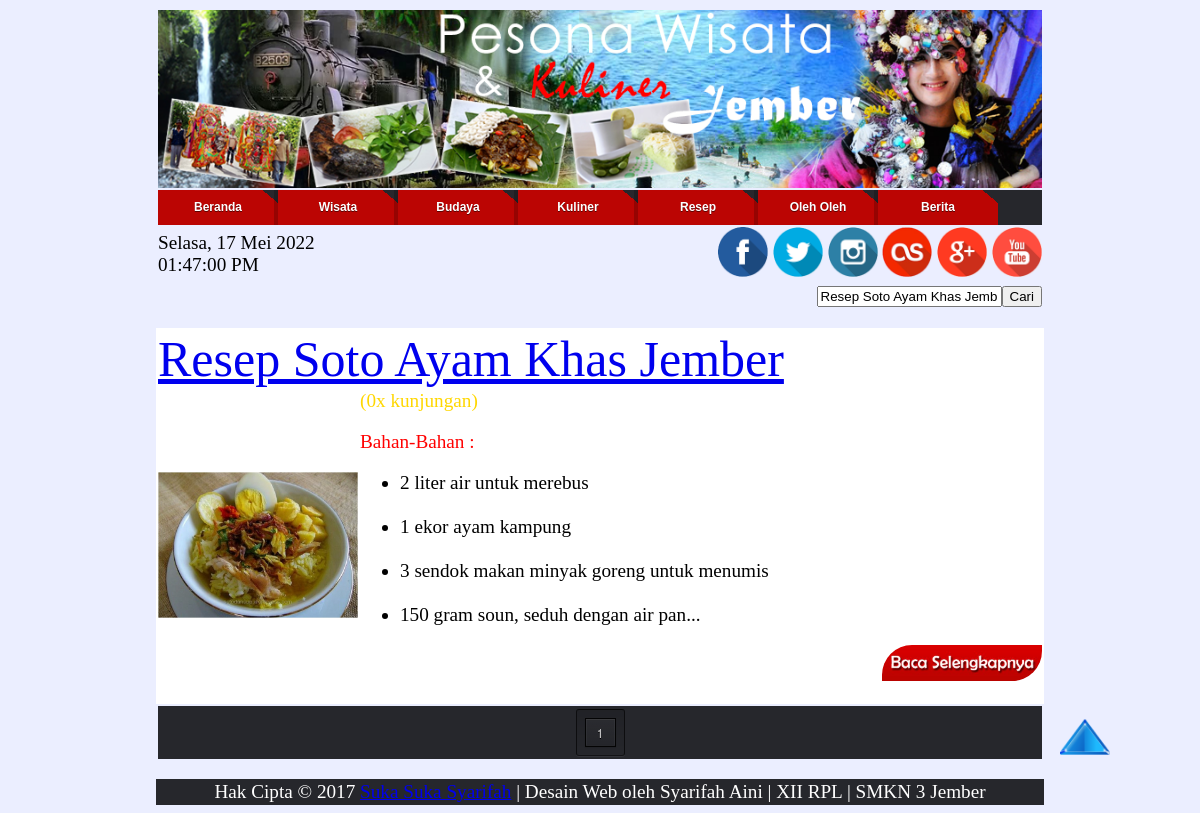
The app's page /pencarianresep.php?cari_teks=Resep Soto Ayam Khas Jember with its own data.
### tables this page shows
CREATE TABLE IF NOT EXISTS `berita` (
  `id_berita` int(11) NOT NULL AUTO_INCREMENT,
  `judul` varchar(40) NOT NULL,
  `tgl_buat` date DEFAULT NULL,
  `tgl_update` date NOT NULL,
  `gambar` varchar(100) NOT NULL,
  `isi` text NOT NULL,
  `kategori` varchar(15) NOT NULL,
  `kunjungan` int(11) NOT NULL,
  PRIMARY KEY (`id_berita`)
);

### pencarianresep.php (the view, shortened to what this page needs)
<html>
<body>
<?php
include "admin/menu.php";
?>
<center>
<table border="0">
	<tr><td colspan="2" align="right"><form method="get" action="pencarianresep.php"><input type="text" name="cari_teks" value="<?php echo $_GET[cari_teks];?>"><input type="submit" name="cari" value="Cari" ></form></td></tr>
</table>
<table border="0" width="1000" bgcolor="white">
<?php
	if($_GET['cari_teks']<>''){
		$cari_teks= $_GET['cari_teks'];
		$per_page = 5;
		$page_query = mysql_query("SELECT COUNT(*) FROM berita where ((judul like '%$cari_teks%') or (isi like '%$cari_teks%')) and kategori='resep'");
		$pages = ceil(mysql_result($page_query, 0) / $per_page);
		$page = (isset($_GET['page'])) ? (int)$_GET['page'] : 1;
		$start = ($page - 1) * $per_page;
		$query="select id_berita,judul,tgl_buat,tgl_update,gambar,isi,kategori,kunjungan from berita where ((judul like '%$cari_teks%') or (isi like '%$cari_teks%')) and kategori='resep' order by kunjungan DESC limit $start, $per_page";
		$sql=mysql_query($query);
		while($hasil=mysql_fetch_array($sql)){
			$id=$hasil['id_berita'];
			$judul=$hasil['judul'];
			$gambar=$hasil['gambar'];
			$isi=$hasil['isi'];
			$kunjungan=$hasil['kunjungan'];
			echo'<tr><td colspan="2"><div class="teks"><a href="isiberita.php?id='.$id.'" id="warna-tulisan">'.$judul.'</a></div></td></tr>
			<tr><td width="200"><center><img src="images/'.$gambar.'" title="'.$gambar.'" alt="'.$gambar.'"></td><td>';
			include "kunjungan.php";
			echo substr($isi,0,250).'...<p align="right"><a href="isiberita.php?id='.$id.'"><img src="images/Baca Selengkapnya.jpg" class="mode7" height="25%" width="25%" alt="Baca Selengkapnya"></a></p></td></tr>';
		}
		echo'<tr><td colspan="2"></td></tr></table>';
	}else{
		echo '<script>window.location="index.php"</script>';
	}
?>
<table border="0"><tr><td>
<section class="container">
    <nav class="pagination">
<?php
		if($pages >= 1 && $page <= $pages){
			for($x=1; $x<=$pages; $x++){
				echo ($x == $page) ? '<a href="?cari_teks='.$cari_teks.'&page='.$x.'"><span>'.$x.'</span></a></b> ' : '<a href="?cari_teks='.$cari_teks.'&page='.$x.'">'.$x.'</a> ';
			}
		}
?>
    </nav>
    </section>
</td></tr>
</table>
    <?php
	include 'admin/footer.php';
	?>
</body>
</html>

### kunjungan.php (shortened to what this page needs)
<?php
echo '<font color="gold">('.$kunjungan.'x kunjungan)</font>';
?>

### admin/menu.php (style rules this page uses)
body { font-family:Calibri; background-color:#ebeeff; }
.container { margin: 0px auto; width: auto; text-align: center; background-color:#26272c; }
.container .pagination { margin: 3px 0; }
.pagination { padding: 8px; background-clip: padding-box; border: 1px solid; border-color: #070809 #0d0e0f #131517; border-color: rgba(0, 0, 0, 0.8) rgba(0, 0, 0, 0.65) rgba(0, 0, 0, 0.5); border-radius: 3px; display: inline-block; vertical-align: baseline; zoom: 1; *display: inline; *vertical-align: auto; background-image: -webkit-linear-gradient(top, rgba(0, 0, 0, 0.12), rgba(0, 0, 0, 0)); background-image: -moz-linear-gradient(top, rgba(0, 0, 0, 0.12), rgba(0, 0, 0, 0)); background-image: -o-linear-gradient(top, rgba(0, 0, 0, 0.12), rgba(0, 0, 0, 0)); background-image: linear-gradient(to bottom, rgba(0, 0, 0, 0.12), rgba(0, 0, 0, 0)); -webkit-box-shadow: 0 1px rgba(255, 255, 255, 0.05); box-shadow: 0 1px rgba(255, 255, 255, 0.05); }
.pagination > a, .pagination > span { float: left; margin-left: 5px; padding: 0 6px; min-width: 17px; line-height: 27px; font-family: 'Helvetica Neue', Helvetica, Arial, sans-serif; font-size: 12px; font-weight: 500; color: #d4d4d4; text-align: center; text-decoration: none; border: 1px solid black; border-radius: 0px; }
.pagination :first-child { margin-left: 0; }
.pagination > a { text-decoration: none; text-shadow: 0 1px black; background-clip: padding-box; border-color: rgba(0, 0, 0, 0.9); background-image: -webkit-linear-gradient(top, rgba(255, 255, 255, 0.04), rgba(255, 255, 255, 0)); background-image: -moz-linear-gradient(top, rgba(255, 255, 255, 0.04), rgba(255, 255, 255, 0)); background-image: -o-linear-gradient(top, rgba(255, 255, 255, 0.04), rgba(255, 255, 255, 0)); background-image: linear-gradient(to bottom, rgba(255, 255, 255, 0.04), rgba(255, 255, 255, 0)); -webkit-box-shadow: inset 0 0 0 1px rgba(255, 255, 255, 0.04), inset 0 1px rgba(255, 255, 255, 0.04), inset 0 -1px rgba(0, 0, 0, 0.15), 0 1px 1px rgba(0, 0, 0, 0.1); box-shadow: inset 0 0 0 1px rgba(255, 255, 255, 0.04), inset 0 1px rgba(255, 255, 255, 0.04), inset 0 -1px rgba(0, 0, 0, 0.15), 0 1px 1px rgba(0, 0, 0, 0.1); -webkit-transition: 0.1s ease-out; -moz-transition: 0.1s ease-out; -o-transition: 0.1s ease-out; transition: 0.1s ease-out; }
#warna-tulisan { animation: 5s infinite gantiwarna linear; -webkit-animation: 5s infinite gantiwarna linear }
.mode7 { border-radius: 30px 0 30px 0; -moz-border-radius: 30px 0 30px 0; -webkit-border-radius: 30px 0 30px 0; -o-border-radius: 30px 0 30px 0; transition: all 0.5s; -moz-transition: all 0.5s; -webkit-transition: all 0.5s; -o-transition: all 0.5s; }
img { max-width:100% }
table { width: 75%; }
table tr { padding: .35em; }
table th, table td { padding: 0em; font-size:1.2em; }
table td img { text-align: center; }
.teks { font-family:Gabriola; font-size:50px; color:red; }

### records on screen
berita: judul "Resep Soto Ayam Khas Jember", gambar (picture), kunjungan "0", isi "Bahan-Bahan : 2 liter air untuk merebus 1 ekor ayam kampung 3 sendok makan minyak goreng untuk menumis 150 gram soun, seduh dengan air pan"
